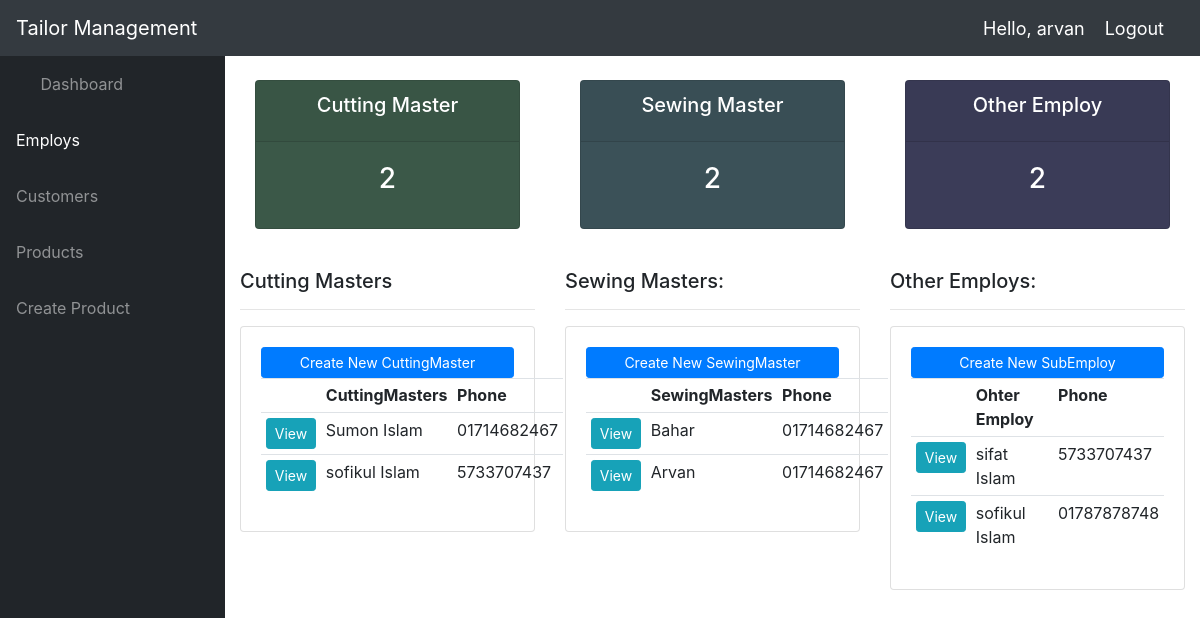
Page /employs/ (signed in) on the committed database.
### accounts/models.py (models this page shows, shortened)
class CuttingMaster(models.Model):
    CATEGORY = (
        ('daily', 'daily'),
        ('weekly', 'weekly'),
        ('monthly', 'monthly')
    )
    name = models.CharField(max_length=200, null=True)
    phone = models.CharField(max_length=200, null=True)
    email = models.CharField(max_length=200, null=True)
    selery_type = models.CharField(max_length=200, null=True, choices=CATEGORY)
    selery_amount = models.CharField(max_length=200, null=True)
    date_created = models.DateTimeField(auto_now_add=True, null=True)
    cuttingmaster_pic = models.ImageField(default="profile1.png", null=True, blank=True)

class SewingMaster(models.Model):
    CATEGORY = (
        ('daily', 'daily'),
        ('weekly', 'weekly'),
        ('monthly', 'monthly')
    )
    name = models.CharField(max_length=200, null=True)
    phone = models.CharField(max_length=200, null=True)
    email = models.CharField(max_length=200, null=True)
    selery_type = models.CharField(max_length=200, null=True, choices=CATEGORY)
    selery_amount = models.CharField(max_length=200, null=True)
    date_created = models.DateTimeField(auto_now_add=True, null=True)
    sewingmaster_pic = models.ImageField(default="profile1.png", null=True, blank=True)

class SubEmploy(models.Model):
    CATEGORY = (
        ('daily', 'daily'),
        ('weekly', 'weekly'),
        ('monthly', 'monthly')
    )
    name = models.CharField(max_length=200, null=True)
    phone = models.CharField(max_length=200, null=True)
    email = models.CharField(max_length=200, null=True)
    selery_type = models.CharField(max_length=200, null=True, choices=CATEGORY)
    selery_amount = models.CharField(max_length=200, null=True)
    date_created = models.DateTimeField(auto_now_add=True, null=True)
    subemploy_pic = models.ImageField(default="profile1.png", null=True, blank=True)

### accounts/decorators.py (the view)
		def wrapper_func(request, *args, **kwargs):
			group = None
			if request.user.groups.exists():
				group = request.user.groups.all()[0].name
			if group in allowed_roles:
				return view_func(request, *args, **kwargs)
			else:
				return HttpResponse('You are not authorized to view this page')

### accounts/views.py (called while the page is built)
@login_required(login_url='login')
@allowed_users(allowed_roles=['admin'])
def employs(request):
	cuttingmasters = CuttingMaster.objects.all()
	sewingmasters = SewingMaster.objects.all()
	subemploys = SubEmploy.objects.all()
	total_cuttingmaster = cuttingmasters.count()
	total_sewingmaster = sewingmasters.count()
	total_subemploy = subemploys.count()
	context = {
		'cuttingmasters': cuttingmasters,
		'sewingmasters' : sewingmasters,
		'subemploys' : subemploys,
		'total_cuttingmaster': total_cuttingmaster,
		'total_sewingmaster': total_sewingmaster,
		'total_subemploy': total_subemploy
	}
	return render(request, 'accounts/employs.html', context)

### accounts/templates/accounts/employs.html
{%  extends 'accounts/main.html' %}
{% block content %}
<br>
<div class="row">
	<div class="col">
		<div class="col-md">
			<div class="card text-center text-white  mb-3" id="total-orders" style="background-color: #3B5848">
			  	<div class="card-header">
			  		<h5 class="card-title">Cutting Master</h5>
			  	</div>
			  	<div class="card-body">
			    	<h3 class="card-title">{{total_cuttingmaster}}</h3>
			  	</div>
			</div>
		</div>
	</div>
	<div class="col">
		<div class="col-md">
			<div class="card text-center text-white  mb-3" id="orders-delivered" style="background-color: #3B5158">
			  	<div class="card-header">
			  		<h5 class="card-title">Sewing Master</h5>
			  	</div>
			  	<div class="card-body">
			    	<h3 class="card-title">{{total_sewingmaster}}</h3>
			  	</div>
			</div>
		</div>
	</div>
	<div class="col">
		<div class="col-md">
			<div class="card text-center text-white  mb-3" id="orders-pending" style="background-color: #3B3C58">
			  	<div class="card-header">
			  		<h5 class="card-title">Other Employ</h5>
			  	</div>
			  	<div class="card-body">
			    	<h3 class="card-title">{{total_subemploy}}</h3>
			  	</div>
			</div>
		</div>
	</div>
</div>
    <br>
    <div class="row">
    	<div class="col-md-4">
		<h5>Cutting Masters</h5>
		<hr>
		<div class="card card-body">
			<a class="btn btn-primary  btn-sm btn-block" href="{% url 'create_cuttingmaster' %}">Create New CuttingMaster</a>
			<table class="table table-sm">
				<tr>
					<th></th>
					<th>CuttingMasters</th>
					<th>Phone</th>
				</tr>
				{% for cuttingmaster in cuttingmasters %}
					<tr>
						<td><a class="btn btn-sm btn-info" href="{% url 'cuttingmaster' cuttingmaster.id %}">View</a></td>
						<td>{{cuttingmaster.name}}</td>
						<td>{{cuttingmaster.phone}}</td>
					</tr>
				{% endfor %}
			</table>
		</div>
	</div>
        	<div class="col-md-4">
		<h5>Sewing Masters:</h5>
		<hr>
		<div class="card card-body">
			<a class="btn btn-primary  btn-sm btn-block" href="{% url 'create_sewingmaster' %}">Create New SewingMaster</a>
			<table class="table table-sm">
				<tr>
					<th></th>
					<th>SewingMasters</th>
					<th>Phone</th>
				</tr>
				{% for sewingmaster in sewingmasters %}
					<tr>
						<td><a class="btn btn-sm btn-info" href="{% url 'sewingmaster' sewingmaster.id %}">View</a></td>
						<td>{{sewingmaster.name}}</td>
						<td>{{sewingmaster.phone}}</td>
					</tr>
				{% endfor %}
			</table>
		</div>
	</div>
        	<div class="col-md-4">
		<h5>Other Employs:</h5>
		<hr>
		<div class="card card-body">
			<a class="btn btn-primary  btn-sm btn-block" href="{% url 'create_subemploy' %}">Create New SubEmploy</a>
			<table class="table table-sm">
				<tr>
					<th></th>
					<th>Ohter Employ</th>
					<th>Phone</th>
				</tr>
				{% for subemploy in subemploys %}
					<tr>
						<td><a class="btn btn-sm btn-info" href="{% url 'subemploy' subemploy.id %}">View</a></td>
						<td>{{subemploy.name}}</td>
						<td>{{subemploy.phone}}</td>
					</tr>
				{% endfor %}
			</table>
		</div>
	</div>
    </div>
{% endblock %}

### accounts/templates/accounts/navbar.html (shortened to what this page needs)
{% url 'home' as home_url %}
{% load static %}
  <nav class="navbar navbar-expand navbar-dark bg-dark static-top">
    <a class="navbar-brand mr-1" href="{{ home_url }}">Tailor Management</a>
    <button class="btn btn-link btn-sm text-white order-1 order-sm-0" id="sidebarToggle" href="#">
      <i class="fas fa-bars"></i>
    </button>
      <span class="hello-msg">Hello, {{request.user}}</span>
  <span ><a  class="hello-msg" href="{% url 'logout' %}">Logout</a></span>
  </nav>

### static/css/main.css (style rules this page uses)
body { background-color: #ebeff5; }
#total-orders { background-color: #4cb4c7; }
#orders-delivered { background-color: #7abecc; }
#orders-pending { background-color: #7CD1C0; }

### accounts/templates/accounts/navbar.html (style rules this page uses)
.hello-msg { font-size: 18px; color: #fff; margin-right: 20px; }

### rows in the picture
CuttingMaster: name "Sumon Islam", phone "01714682467"
CuttingMaster: name "sofikul Islam", phone "5733707437"
SewingMaster: name "Bahar", phone "01714682467"
SewingMaster: name "Arvan", phone "01714682467"
SubEmploy: name "sifat Islam", phone "5733707437"
SubEmploy: name "sofikul Islam", phone "01787878748"

### other values in the picture
{{ request.user }} "arvan"
{{ total_cuttingmaster }} "2"
{{ total_sewingmaster }} "2"
{{ total_subemploy }} "2"
